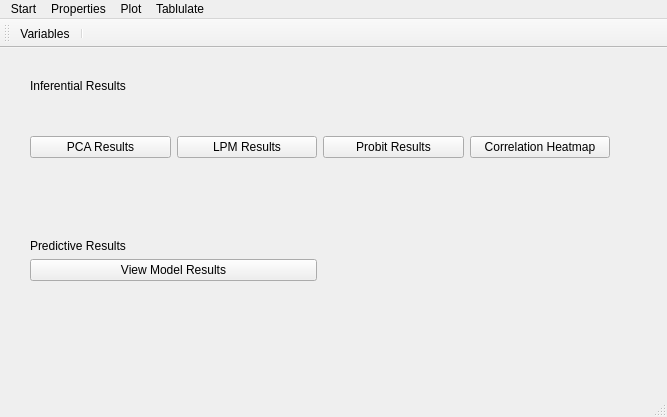
<?xml version="1.0" encoding="UTF-8"?>
<ui version="4.0">
 <class>MainWindow</class>
 <widget class="QMainWindow" name="MainWindow">
  <property name="geometry">
   <rect>
    <x>0</x>
    <y>0</y>
    <width>667</width>
    <height>417</height>
   </rect>
  </property>
  <property name="windowTitle">
   <string>Predicting Bankruptcy</string>
  </property>
  <widget class="QWidget" name="centralwidget">
   <widget class="QWidget" name="">
    <property name="geometry">
     <rect>
      <x>30</x>
      <y>11</y>
      <width>580</width>
      <height>222</height>
     </rect>
    </property>
    <layout class="QGridLayout" name="gridLayout">
     <item row="0" column="0" colspan="4">
      <spacer name="horizontalSpacer">
       <property name="orientation">
        <enum>Qt::Horizontal</enum>
       </property>
       <property name="sizeHint" stdset="0">
        <size>
         <width>568</width>
         <height>20</height>
        </size>
       </property>
      </spacer>
     </item>
     <item row="1" column="0">
      <widget class="QLabel" name="label_InferentialResults">
       <property name="text">
        <string>Inferential Results</string>
       </property>
      </widget>
     </item>
     <item row="2" column="0" colspan="4">
      <spacer name="verticalSpacer_2">
       <property name="orientation">
        <enum>Qt::Vertical</enum>
       </property>
       <property name="sizeHint" stdset="0">
        <size>
         <width>532</width>
         <height>13</height>
        </size>
       </property>
      </spacer>
     </item>
     <item row="3" column="0">
      <widget class="QPushButton" name="pb_PCA">
       <property name="text">
        <string>PCA Results</string>
       </property>
      </widget>
     </item>
     <item row="3" column="1">
      <widget class="QPushButton" name="pB_LPM">
       <property name="text">
        <string>LPM Results</string>
       </property>
      </widget>
     </item>
     <item row="3" column="2">
      <widget class="QPushButton" name="pB_Probit">
       <property name="text">
        <string>Probit Results</string>
       </property>
      </widget>
     </item>
     <item row="3" column="3">
      <widget class="QPushButton" name="pB_CHMap">
       <property name="text">
        <string>Correlation Heatmap</string>
       </property>
      </widget>
     </item>
     <item row="4" column="0" colspan="4">
      <spacer name="verticalSpacer_3">
       <property name="orientation">
        <enum>Qt::Vertical</enum>
       </property>
       <property name="sizeHint" stdset="0">
        <size>
         <width>532</width>
         <height>13</height>
        </size>
       </property>
      </spacer>
     </item>
     <item row="5" column="0" colspan="4">
      <spacer name="verticalSpacer_4">
       <property name="orientation">
        <enum>Qt::Vertical</enum>
       </property>
       <property name="sizeHint" stdset="0">
        <size>
         <width>532</width>
         <height>13</height>
        </size>
       </property>
      </spacer>
     </item>
     <item row="6" column="0">
      <widget class="QLabel" name="label_PredResults">
       <property name="text">
        <string>Predictive Results </string>
       </property>
      </widget>
     </item>
     <item row="7" column="0" colspan="2">
      <widget class="QPushButton" name="pb_PredModelResults">
       <property name="text">
        <string>View Model Results</string>
       </property>
      </widget>
     </item>
    </layout>
   </widget>
  </widget>
  <widget class="QMenuBar" name="menubar">
   <property name="geometry">
    <rect>
     <x>0</x>
     <y>0</y>
     <width>667</width>
     <height>24</height>
    </rect>
   </property>
   <widget class="QMenu" name="menuStart">
    <property name="title">
     <string>Start</string>
    </property>
    <widget class="QMenu" name="menuImport_Data">
     <property name="title">
      <string>Import Data...</string>
     </property>
     <addaction name="actionRaw_Data"/>
     <addaction name="separator"/>
     <addaction name="actionClean_Data"/>
    </widget>
    <addaction name="menuImport_Data"/>
    <addaction name="separator"/>
    <addaction name="actionView_Kaggle"/>
    <addaction name="actionView_Git"/>
    <addaction name="actionView_Report"/>
    <addaction name="separator"/>
    <addaction name="actionClose"/>
   </widget>
   <widget class="QMenu" name="menuPlot">
    <property name="title">
     <string>Plot</string>
    </property>
    <widget class="QMenu" name="menuCorrelation_Matrix">
     <property name="title">
      <string>Correlation Matrix...</string>
     </property>
     <addaction name="actionCM_Complete"/>
     <addaction name="separator"/>
     <addaction name="actionCM_Positive"/>
     <addaction name="actionCM_Negative"/>
    </widget>
    <widget class="QMenu" name="menuInferential_Plots">
     <property name="title">
      <string>Inferential Plots...</string>
     </property>
     <addaction name="actionIP_ClassImbal"/>
     <addaction name="actionIP_PCA_FComp"/>
     <addaction name="separator"/>
     <addaction name="actionIP_Debt_Ratio_to_Bankruptcy"/>
     <addaction name="actionIP_Debt_Ratio_vs_Asset_Turnover"/>
     <addaction name="separator"/>
     <addaction name="actionIP_Grouped_Means"/>
    </widget>
    <addaction name="menuCorrelation_Matrix"/>
    <addaction name="separator"/>
    <addaction name="menuInferential_Plots"/>
   </widget>
   <widget class="QMenu" name="menuProperties">
    <property name="title">
     <string>Properties</string>
    </property>
    <widget class="QMenu" name="menuDataset">
     <property name="title">
      <string>Dataset...</string>
     </property>
     <addaction name="actionData_Shape"/>
     <addaction name="actionData_Size"/>
    </widget>
    <widget class="QMenu" name="menuVariables_2">
     <property name="title">
      <string>Variables...</string>
     </property>
     <addaction name="actionVar_List"/>
     <addaction name="actionVar_SS"/>
    </widget>
    <addaction name="menuDataset"/>
    <addaction name="menuVariables_2"/>
   </widget>
   <widget class="QMenu" name="menuTablulate">
    <property name="title">
     <string>Tablulate</string>
    </property>
    <addaction name="actionLPM_Results"/>
    <addaction name="separator"/>
    <addaction name="actionProbit_Results"/>
   </widget>
   <addaction name="menuStart"/>
   <addaction name="menuProperties"/>
   <addaction name="menuPlot"/>
   <addaction name="menuTablulate"/>
  </widget>
  <widget class="QStatusBar" name="statusbar"/>
  <widget class="QToolBar" name="toolBar">
   <property name="windowTitle">
    <string>toolBar</string>
   </property>
   <attribute name="toolBarArea">
    <enum>TopToolBarArea</enum>
   </attribute>
   <attribute name="toolBarBreak">
    <bool>false</bool>
   </attribute>
   <addaction name="actionVariables"/>
   <addaction name="separator"/>
  </widget>
  <action name="actionVariables">
   <property name="text">
    <string>Variables</string>
   </property>
   <property name="toolTip">
    <string>Dataset Variables</string>
   </property>
  </action>
  <action name="actionView_Kaggle">
   <property name="text">
    <string>View Kaggle Competition</string>
   </property>
  </action>
  <action name="actionBankrupt">
   <property name="text">
    <string>Bankrupt</string>
   </property>
  </action>
  <action name="actionROA_C_beforeinterestanddepreceiationbeforeinterest">
   <property name="text">
    <string>ROA(C) before interest and depreceiation before interest</string>
   </property>
  </action>
  <action name="actionROA_A_beforeinterestsnd_aftertax">
   <property name="text">
    <string>ROA(A) before interest and % after tax</string>
   </property>
  </action>
  <action name="actionROA_B_beforeinterestanddespreciationaftertax">
   <property name="text">
    <string>ROA(B) before interest and depreciation after tax </string>
   </property>
  </action>
  <action name="actionOperating_Gross_Margin">
   <property name="text">
    <string>Operating Gross Margin</string>
   </property>
  </action>
  <action name="actionRealized_Sales_Gross_Margin">
   <property name="text">
    <string>Realized Sales Gross Margin</string>
   </property>
  </action>
  <action name="actionOperating_Profit_Rate">
   <property name="text">
    <string>Operating Profit Rate</string>
   </property>
  </action>
  <action name="actionPre_tax_Net_Interest_rate">
   <property name="text">
    <string>Pre-tax Net Interest rate</string>
   </property>
  </action>
  <action name="actionAfter_tax_Net_Interest_Rate">
   <property name="text">
    <string>After-tax Net Interest Rate</string>
   </property>
  </action>
  <action name="actionNon_industry_Income_and_Expenditure_Revenue">
   <property name="text">
    <string>Non-industry Income and Expenditure / Revenue</string>
   </property>
  </action>
  <action name="actionContinuous_Interest_Rate_After_Tax">
   <property name="text">
    <string>Continuous Interest Rate (After Tax)</string>
   </property>
  </action>
  <action name="actionOperating_Expense_Rate">
   <property name="text">
    <string>Operating Expense Rate</string>
   </property>
  </action>
  <action name="actionResearch_and_Development_Expense_Rate">
   <property name="text">
    <string>Research and Development Expense Rate</string>
   </property>
  </action>
  <action name="actionCash_Flow_Rate">
   <property name="text">
    <string>Cash Flow Rate</string>
   </property>
  </action>
  <action name="actionTax_Rate_A">
   <property name="text">
    <string>Tax Rate (A)</string>
   </property>
  </action>
  <action name="actionNet_Value_Per_Share_A">
   <property name="text">
    <string>Net Value Per Share (A)</string>
   </property>
  </action>
  <action name="actionNet_Value_Per_Share_B">
   <property name="text">
    <string>Net Value Per Share (B)</string>
   </property>
  </action>
  <action name="actionNet_Value_Per_Share_C">
   <property name="text">
    <string>Net Value Per Share (C)</string>
   </property>
  </action>
  <action name="actionPersistent_EPS_in_the_Last_Four_Seasons">
   <property name="text">
    <string>Persistent EPS in the Last Four Seasons</string>
   </property>
  </action>
  <action name="actionCash_Flow_Per_Share">
   <property name="text">
    <string>Cash Flow Per Share</string>
   </property>
  </action>
  <action name="actionRevenue_Per_Share_YuanY">
   <property name="text">
    <string>Revenue Per Share (YuanY)</string>
   </property>
  </action>
  <action name="actionOperating_Profit_Per_Share_YuanY">
   <property name="text">
    <string>Operating Profit Per Share (YuanY)</string>
   </property>
  </action>
  <action name="actionPer_SHare_Net_Profit_Before_Tax_YuanY">
   <property name="text">
    <string>Per Share Net Profit Before Tax (YuanY)</string>
   </property>
  </action>
  <action name="actionRealized_Sales_Gross_Profit_Growth_Rate">
   <property name="text">
    <string>Realized Sales Gross Profit Growth Rate</string>
   </property>
  </action>
  <action name="actionOperating_Profit_Growth_Rate">
   <property name="text">
    <string>Operating Profit Growth Rate</string>
   </property>
  </action>
  <action name="actionAfter_tax_Net_Profit_Growth_Rate">
   <property name="text">
    <string>After-tax Net Profit Growth Rate</string>
   </property>
  </action>
  <action name="actionRegular_Net_Profit_Growth_Rate">
   <property name="text">
    <string>Regular Net Profit Growth Rate</string>
   </property>
  </action>
  <action name="actionContinuous_Net_Profit_Growth_Rate">
   <property name="text">
    <string>Continuous Net Profit Growth Rate</string>
   </property>
  </action>
  <action name="actionTotal_Asset_Growth_Rate">
   <property name="text">
    <string>Total Asset Growth Rate</string>
   </property>
  </action>
  <action name="actionNet_Value_Growth_Rate">
   <property name="text">
    <string>Net Value Growth Rate</string>
   </property>
  </action>
  <action name="actionTotal_Asset_Return_Growth_Rate_Ratio">
   <property name="text">
    <string>Total Asset Return Growth Rate Ratio</string>
   </property>
  </action>
  <action name="actionCash_Reinvestment">
   <property name="text">
    <string>Cash Reinvestment %</string>
   </property>
  </action>
  <action name="actionCurrent_Ratio">
   <property name="text">
    <string>Current Ratio</string>
   </property>
  </action>
  <action name="actionQuick_Ratio">
   <property name="text">
    <string>Quick Ratio</string>
   </property>
  </action>
  <action name="actionInterest_Expense_Ratio">
   <property name="text">
    <string>Interest Expense Ratio</string>
   </property>
  </action>
  <action name="actionTotal_Debt_Total_net_Worth">
   <property name="text">
    <string>Total Debt / Total Net Worth</string>
   </property>
  </action>
  <action name="actionDebt_Ratio">
   <property name="text">
    <string>Debt Ratio %</string>
   </property>
  </action>
  <action name="actionNet_Worth_Assets">
   <property name="text">
    <string>Net Worth / Assets</string>
   </property>
  </action>
  <action name="actionData_Shape">
   <property name="text">
    <string>Shape</string>
   </property>
  </action>
  <action name="actionVar_List">
   <property name="text">
    <string>List</string>
   </property>
  </action>
  <action name="actionVar_SS">
   <property name="text">
    <string>Summary Statistics</string>
   </property>
  </action>
  <action name="actionData_Size">
   <property name="text">
    <string>Size</string>
   </property>
  </action>
  <action name="actionCM_Complete">
   <property name="text">
    <string>Complete</string>
   </property>
  </action>
  <action name="actionCM_Positive">
   <property name="text">
    <string>Positive</string>
   </property>
  </action>
  <action name="actionCM_Negative">
   <property name="text">
    <string>Negative</string>
   </property>
  </action>
  <action name="actionIP_PCA_FComp">
   <property name="text">
    <string>PCA Feature Composition</string>
   </property>
  </action>
  <action name="actionIP_ClassImbal">
   <property name="text">
    <string>Class Imbalance</string>
   </property>
  </action>
  <action name="actionIP_Debt_Ratio_to_Bankruptcy">
   <property name="text">
    <string>Debt Ratio to Bankruptcy</string>
   </property>
  </action>
  <action name="actionIP_Debt_Ratio_vs_Asset_Turnover">
   <property name="text">
    <string>Debt Ratio vs Asset Turnover</string>
   </property>
  </action>
  <action name="actionIP_Grouped_Means">
   <property name="text">
    <string>Grouped Means</string>
   </property>
  </action>
  <action name="actionLPM_Results">
   <property name="text">
    <string>LPM Results</string>
   </property>
  </action>
  <action name="actionProbit_Results">
   <property name="text">
    <string>Probit Results</string>
   </property>
  </action>
  <action name="actionRaw_Data">
   <property name="text">
    <string>Raw Data</string>
   </property>
  </action>
  <action name="actionClean_Data">
   <property name="text">
    <string>Clean Data</string>
   </property>
  </action>
  <action name="actionView_Git">
   <property name="text">
    <string>View GitHub Repository</string>
   </property>
  </action>
  <action name="actionView_Report">
   <property name="text">
    <string>View Project Report</string>
   </property>
  </action>
  <action name="actionClose">
   <property name="text">
    <string>Close</string>
   </property>
  </action>
 </widget>
 <resources/>
 <connections>
  <connection>
   <sender>pb_PCA</sender>
   <signal>clicked()</signal>
   <receiver>MainWindow</receiver>
   <slot>pushButton_click()</slot>
   <hints>
    <hint type="sourcelabel">
     <x>73</x>
     <y>140</y>
    </hint>
    <hint type="destinationlabel">
     <x>93</x>
     <y>172</y>
    </hint>
   </hints>
  </connection>
  <connection>
   <sender>pB_LPM</sender>
   <signal>clicked()</signal>
   <receiver>MainWindow</receiver>
   <slot>pushButton_click()</slot>
   <hints>
    <hint type="sourcelabel">
     <x>233</x>
     <y>146</y>
    </hint>
    <hint type="destinationlabel">
     <x>250</x>
     <y>170</y>
    </hint>
   </hints>
  </connection>
  <connection>
   <sender>pB_Probit</sender>
   <signal>clicked()</signal>
   <receiver>MainWindow</receiver>
   <slot>pushButton_click()</slot>
   <hints>
    <hint type="sourcelabel">
     <x>370</x>
     <y>143</y>
    </hint>
    <hint type="destinationlabel">
     <x>394</x>
     <y>170</y>
    </hint>
   </hints>
  </connection>
  <connection>
   <sender>pB_CHMap</sender>
   <signal>clicked()</signal>
   <receiver>MainWindow</receiver>
   <slot>pushButton_click()</slot>
   <hints>
    <hint type="sourcelabel">
     <x>528</x>
     <y>147</y>
    </hint>
    <hint type="destinationlabel">
     <x>551</x>
     <y>172</y>
    </hint>
   </hints>
  </connection>
  <connection>
   <sender>toolBar</sender>
   <signal>actionTriggered(QAction*)</signal>
   <receiver>MainWindow</receiver>
   <slot>pushButton_click()</slot>
   <hints>
    <hint type="sourcelabel">
     <x>49</x>
     <y>34</y>
    </hint>
    <hint type="destinationlabel">
     <x>68</x>
     <y>53</y>
    </hint>
   </hints>
  </connection>
 </connections>
 <slots>
  <slot>pushButton_click()</slot>
 </slots>
</ui>
